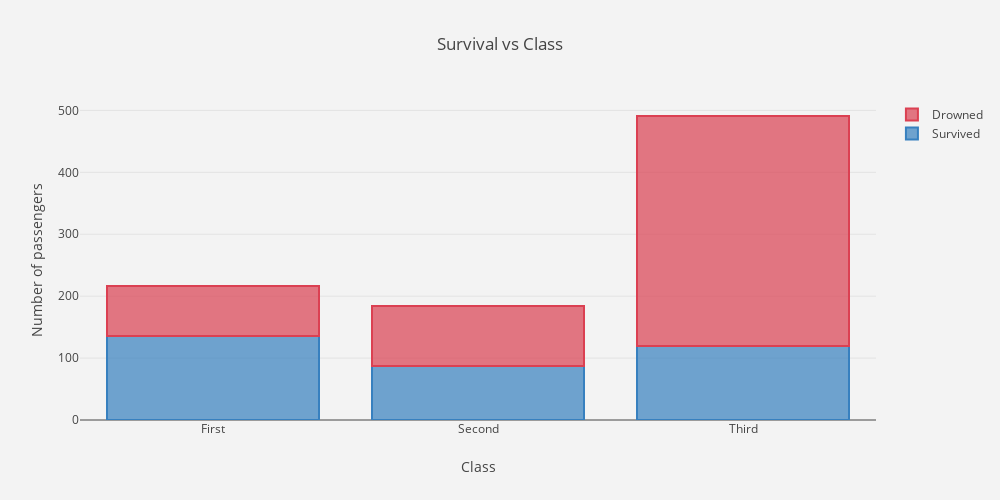

The cell this chart's notebook holds for it:
### Code cell
passengers_by_class = dataset_train[['Pclass', 'Survived']].groupby(['Pclass']).count()
passengers_by_class_sur = dataset_train[['Pclass', 'Survived']].groupby(['Pclass']).sum()

trace1 = go.Bar(
    x = ['First', 'Second', 'Third'],
    y = passengers_by_class_sur['Survived'].tolist(),
    name='Survived',
    marker=dict(
        color='rgba(55, 128, 191, 0.7)',
        line=dict(
            color='rgba(55, 128, 191, 1.0)',
            width=2,
        )
    )
)
trace2 = go.Bar(
    x = ['First', 'Second', 'Third'],
    y = (passengers_by_class['Survived'] - passengers_by_class_sur['Survived']).tolist(),
    name='Drowned',
    marker=dict(
        color='rgba(219, 64, 82, 0.7)',
        line=dict(
            color='rgba(219, 64, 82, 1.0)',
            width=2,
        )
    )
)

data = [trace1, trace2]
layout = go.Layout(
    barmode='stack',
    title = 'Survival vs Class',
    width=1000,
    height=500,
    paper_bgcolor='rgb(243, 243, 243)',
    plot_bgcolor='rgb(243, 243, 243)',
    yaxis = dict(title= 'Number of passengers'),
    xaxis = dict(title= 'Class')
)

fig = go.Figure(data=data, layout=layout)
py.iplot(fig)

### Figure 1 — Plotly figure (JSON) as saved in the notebook; plotly's stock layout.template omitted (floating-point values rounded to 4 significant figures)
{"data": [{"marker": {"color": "rgba(55, 128, 191, 0.7)", "line": {"color": "rgba(55, 128, 191, 1.0)", "width": 2}}, "name": "Survived", "type": "bar", "x": ["First", "Second", "Third"], "y": [136, 87, 119]}, {"marker": {"color": "rgba(219, 64, 82, 0.7)", "line": {"color": "rgba(219, 64, 82, 1.0)", "width": 2}}, "name": "Drowned", "type": "bar", "x": ["First", "Second", "Third"], "y": [80, 97, 372]}], "layout": {"barmode": "stack", "height": 500, "paper_bgcolor": "rgb(243, 243, 243)", "plot_bgcolor": "rgb(243, 243, 243)", "title": "Survival vs Class", "width": 1000, "xaxis": {"title": "Class"}, "yaxis": {"title": "Number of passengers"}}}
